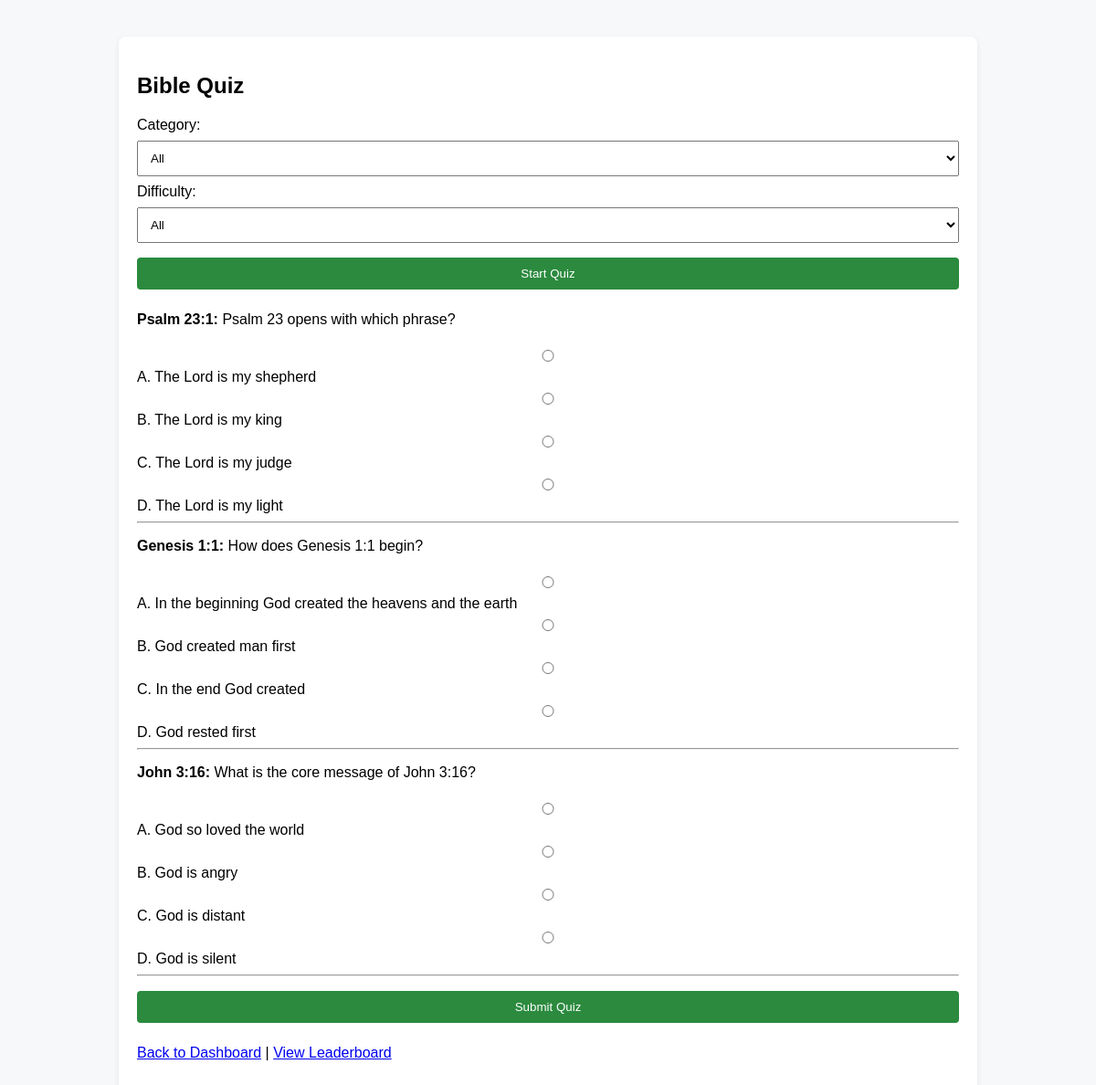
/quiz.php (signed in), run on the app's committed database.
### tables this page shows
CREATE TABLE IF NOT EXISTS questions (
  id INT AUTO_INCREMENT PRIMARY KEY,
  scripture_ref VARCHAR(80),
  question TEXT,
  option_a VARCHAR(255),
  option_b VARCHAR(255),
  option_c VARCHAR(255),
  option_d VARCHAR(255),
  category VARCHAR(50) DEFAULT 'Faith',
  difficulty ENUM('Easy','Medium','Hard') DEFAULT 'Easy',
  correct CHAR(1) NOT NULL
);

### src/functions.php (called while the page is built, shortened)
<?php
function esc($s){
    return htmlspecialchars($s, ENT_QUOTES|ENT_SUBSTITUTE, 'UTF-8');
}
?>

### public/quiz.php (the view, shortened to what this page needs)
<?php
require_once __DIR__ . '/src/db.php';
require_once __DIR__ . '/src/functions.php';
$sql = "SELECT * FROM questions";
$sql .= " ORDER BY RAND() LIMIT 5";
$questions_res = $mysqli->query($sql);
?>
<!doctype html>
<html>
<head>
<link rel="stylesheet" href="public/style.css">
</head>
<body>
<div class="container">
    <h2>Bible Quiz</h2>
    <form method="get" class="filter-form">
        <label>Category:</label>
        <select name="category">
            <option value="">All</option>
        </select>
        <label>Difficulty:</label>
        <select name="difficulty">
            <option value="">All</option>
        </select>
        <button type="submit">Start Quiz</button>
    </form>
    <form method="post">
        <?php if($questions_res->num_rows > 0): ?>
            <?php while($q = $questions_res->fetch_assoc()): ?>
                <div class="quiz-question">
                    <p><strong><?= esc($q['scripture_ref']) ?>:</strong> <?= esc($q['question']) ?></p>
                    <label><input type="radio" name="answers[<?= $q['id'] ?>]" value="A" required> A. <?= esc($q['option_a']) ?></label><br>
                    <label><input type="radio" name="answers[<?= $q['id'] ?>]" value="B"> B. <?= esc($q['option_b']) ?></label><br>
                    <label><input type="radio" name="answers[<?= $q['id'] ?>]" value="C"> C. <?= esc($q['option_c']) ?></label><br>
                    <label><input type="radio" name="answers[<?= $q['id'] ?>]" value="D"> D. <?= esc($q['option_d']) ?></label>
                </div>
                <hr>
            <?php endwhile; ?>
            <button type="submit">Submit Quiz</button>
        <?php else: ?>
            <p>No questions found for selected filters.</p>
        <?php endif; ?>
    </form>
    <p><a href="public/index.php">Back to Dashboard</a> | <a href="leaderboard.php">View Leaderboard</a></p>
</div>
</body>
</html>

### public/style.css (style rules this page uses)
body { font-family:Arial,Helvetica,sans-serif;background:#f6f8fa;margin:0;padding:20px; }
.container { max-width:900px;margin:20px auto;background:#fff;padding:20px;border-radius:8px;box-shadow:0 2px 6px rgba(0,0,0,0.08); }
input,select,button,textarea { width:-webkit-fill-available;padding:10px;margin:8px 0;box-sizing:border-box; }
button { background:#2b8a3e;color:#fff;border:0;border-radius:4px;cursor:pointer;padding:10px 16px; }

### data on the page
questions: scripture_ref "Psalm 23:1", question "Psalm 23 opens with which phrase?", option_a "The Lord is my shepherd", option_b "The Lord is my king", option_c "The Lord is my judge", option_d "The Lord is my light"
questions: scripture_ref "Genesis 1:1", question "How does Genesis 1:1 begin?", option_a "In the beginning God created the heavens and the earth", option_b "God created man first", option_c "In the end God created", option_d "God rested first"
questions: scripture_ref "John 3:16", question "What is the core message of John 3:16?", option_a "God so loved the world", option_b "God is angry", option_c "God is distant", option_d "God is silent"
